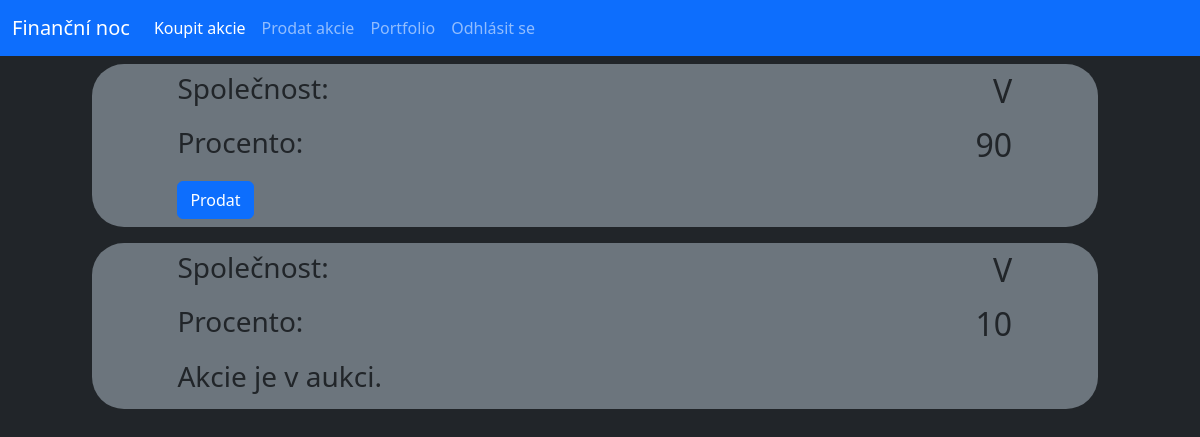
Page /sell (signed in) on the earlier database version.
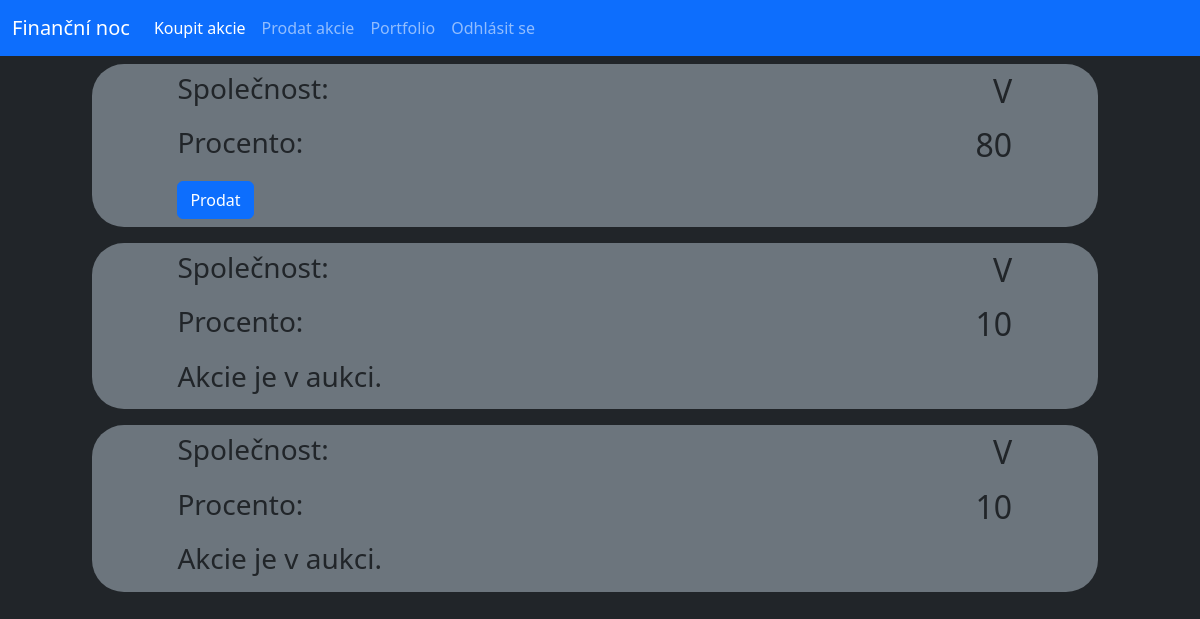
Same page on the later database version.
### database.py (models this page shows, shortened)
class Stock(db.Model):
    _id = db.Column("id", db.Integer, primary_key=True)
    owner = db.Column(db.String(40))
    name = db.Column(db.String(40))
    percentage = db.Column(db.Integer)
    isSelling = db.Column(db.Boolean)

### router.py (the view, shortened to what this page needs)
@app.route("/sell", methods=["GET"])
@app.route("/sell/<stock_id>", methods=["GET", "POST"])
def sellStock(stock_id=-1):
    if not "user" in session:
        return redirect(url_for("login"))
    if (request.method == "GET") and (int(stock_id) < 0):
        stocks = Stock.query.filter_by(owner=session["user"]).all()
        for stock in stocks: print(stock.isSelling)
        return render_template("sell.html", stocks=stocks, logged=True)

### Templates/sell.html
{% extends "main.html" %}
{% block content %}
    {% for stock in stocks%}
    <div class="row py-2">
        <div class="col-offset-1 col-11">
            <div class="conteiner offset-1 bg-secondary rounded-5">
                <div class="row py-2">
                    <div class="col-4 offset-1"><h3>Společnost:</h3></div>
                    <div class="col-6"><h2 class="text-end">{{stock.name}}</h2></div>
                </div>
                <div class="row">
                    <div class="col-4 offset-1"><h3>Procento:</h3></div>
                    <div class="col-6"><h2 class="text-end">{{stock.percentage}}</h2></div>
                </div>
                <div class="row py-2">
                    <div class="col-4 offset-1">
                {% if not stock.isSelling %}
                        <button onclick="location.href = '/sell/{{stock._id}}';" class="btn btn-primary">Prodat</button>
                {% else %}
                        <h3>Akcie je v aukci.</h3>
                {% endif %}
                    </div>
                </div>
            </div>
        </div>
    </div>
    {% endfor %}
{% endblock%}

### Templates/main.html (shortened to what this page needs)
<!doctype html>
<html lang="en">
  <head>
    <link href="https://cdn.jsdelivr.net/npm/bootstrap@5.3.3/dist/css/bootstrap.min.css" rel="stylesheet">
  </head>
  <body class="bg-dark">
    <nav class="navbar navbar-expand-lg bg-primary navbar-dark">
        <div class="container-fluid">
          <a class="navbar-brand" href="/">Finanční noc</a>
          <div class="collapse navbar-collapse" id="navbarNav">
            <ul class="navbar-nav">
                <li class="nav-item">
                    <a class="nav-link active" aria-current="page" href="/buy">Koupit akcie</a>
                </li>
                <li class="nav-item">
                    <a class="nav-link" href="/sell">Prodat akcie</a>
                </li>
                <li class="nav-item">
                    <a class="nav-link" href="/user">Portfolio</a>
                </li>
                {% if logged %}
                <li class="nav-item">
                  <a class="nav-link" href="/logout">Odhlásit se</a>
                {% else %}
                <li class="nav-item">
                  <a class="nav-link" href="/login">Přihlásit se</a>
                {%endif%}
              </li>
            </ul>
          </div>
        </div>
      </nav>
      {% block content %} {% endblock%}
  </body>
</html>

Differences in the rows shown:
changed Stock (number 1 of 3 on the later page): percentage "90" → "80"
added Stock: name "V", percentage "10", isSelling "Akcie je v aukci."
